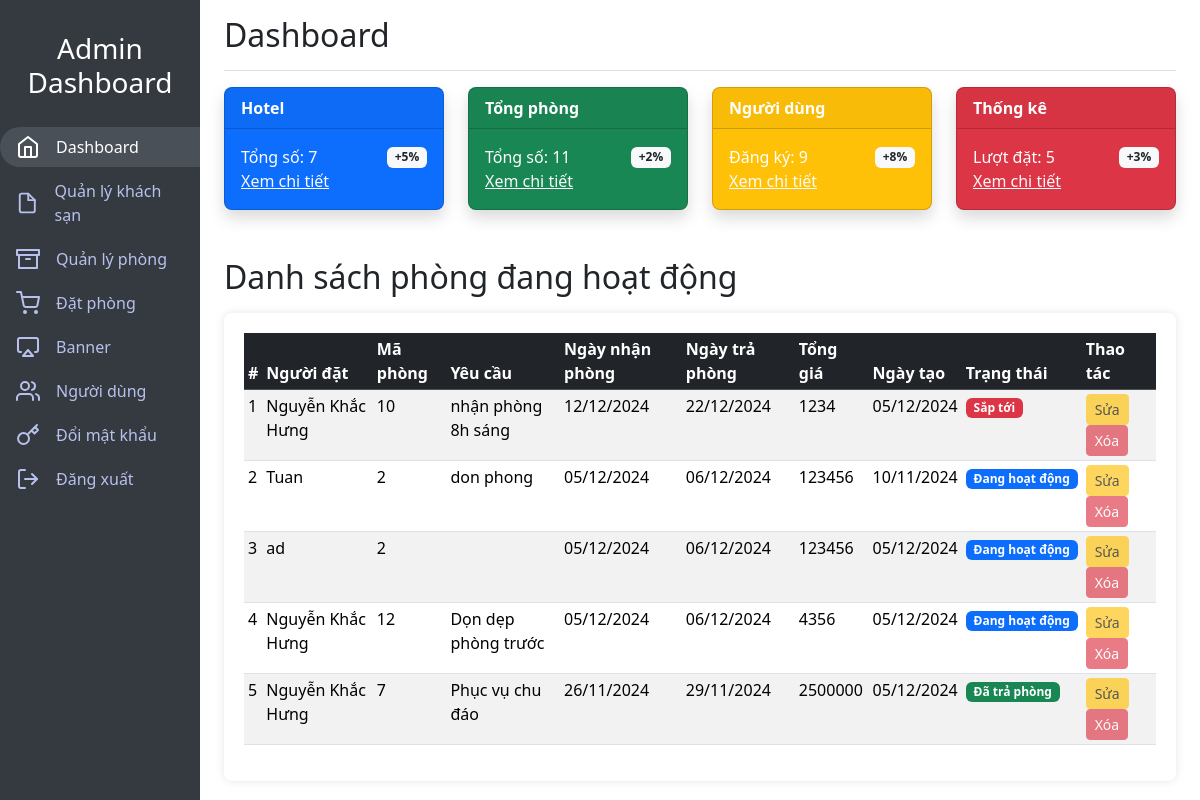
Page /Globery/admin/?page=dashboard (signed in) on the committed database.
### tables this page shows
CREATE TABLE `booking` (
  `id_booking` int(11) NOT NULL,
  `request` varchar(250) NOT NULL,
  `status` varchar(250) NOT NULL,
  `start_date` date NOT NULL,
  `end_date` date NOT NULL,
  `total_price` int(20) NOT NULL,
  `create_at` timestamp NOT NULL DEFAULT current_timestamp() ON UPDATE current_timestamp(),
  `id_customer` int(11) NOT NULL,
  `id_room` int(11) NOT NULL
);

CREATE TABLE `customer` (
  `id_customer` int(11) NOT NULL,
  `name` varchar(250) NOT NULL,
  `password` varchar(250) NOT NULL,
  `email` varchar(250) NOT NULL,
  `tel` int(20) NOT NULL,
  `username` varchar(250) NOT NULL
);

### Globery/admin/index.php (called while the page is built)
<?php
include "./controller/index.php";

### Globery/admin/model/connectdb.php (called while the page is built, shortened)
<?php
class DB
{
    private $dsn = 'mysql:host=localhost;dbname=hotel_management;charset=UTF8';
    private $username = 'root';
    private $password = '';
    private $conn;
    function __construct()
    {
        try {
            $this->conn = new PDO($this->dsn, $this->username, $this->password);
            $this->conn->setAttribute(PDO::ATTR_ERRMODE, PDO::ERRMODE_EXCEPTION);
        } catch (PDOException $e) {
            echo "Connection failed: " . $e->getMessage();
        }
    }
    function query($sql, $params = [])
    {
        $stmt = $this->conn->prepare($sql);
        $stmt->execute($params);
        return $stmt;
    }
    function getAll($sql)
    {
        $stmt = $this->query($sql);
        return $stmt->fetchAll(PDO::FETCH_ASSOC);
    }
}

### Globery/admin/model/admin_db.php (called while the page is built, shortened)
<?php
class Admin
{
    private $conn;
    function __construct()
    {
        $this->conn = new DB;
    }
    function checkDate($start_date,$end_date)
    {
        $start_date = new DateTime( $start_date );
        $end_date = new DateTime( $end_date );
        $current_date = new DateTime();
        if ($current_date < $start_date) {
            return "coming soon";
        } elseif ($current_date >= $start_date && $current_date <= $end_date) {
            return "active";
        } else {
            return "finished";
        }
    }
    function formatDate($datetime)
    {
        $date = new DateTime($datetime);
        $day = $date->format('d');
        $month = $date->format('m');
        $year = $date->format('Y');
        return $day . '/' . $month . '/' . $year;
    }
    function count($name)
    {
        $sql = "select count(*) as cnt from $name";
        return $this->conn->getAll($sql);
    }
    function sortedByTime(){
        $sql = "SELECT *, customer.name, customer.id_customer FROM booking
        join customer on booking.id_customer = customer.id_customer
        ORDER BY
    CASE
        WHEN start_date > CURDATE() THEN 0
        WHEN start_date <= CURDATE() AND end_date >= CURDATE() THEN 1
        ELSE 2
    END,
    start_date DESC";
        return $this->conn->getAll($sql);
    }
}

### Globery/admin/view/dashboard.php (the view, shortened to what this page needs)
<?php
$booking = $admin_db->sortedByTime();
?>
<main class="col-md-9 ms-sm-auto col-lg-10 px-md-4">
    <div
        class="d-flex justify-content-between flex-wrap flex-md-nowrap align-items-center pt-3 pb-2 mb-3 border-bottom">
        <h1 class="h2">Dashboard</h1>
    </div>
    <div class="row mb-4">
        <div class="col-lg-3 col-md-6 mb-4">
            <div class="card bg-primary text-white shadow">
                <div class="card-header">Hotel</div>
                <div class="card-body pb-0">
                    <span>Tổng số: <?php echo ($admin_db->count('hotel')[0]['cnt']); ?></span>
                    <span class="badge bg-light text-dark">+5%</span>
                </div>
                <div class="card-body pt-0">
                    <a href="./?page=hotel" class="px-0 text-light">Xem chi tiết</a>
                </div>
            </div>
        </div>
        <div class="col-lg-3 col-md-6 mb-4">
            <div class="card bg-success text-white shadow">
                <div class="card-header">Tổng phòng</div>
                <div class="card-body pb-0">
                    <span>Tổng số: <?php echo ($admin_db->count('room')[0]['cnt']); ?></span>
                    <span class="badge bg-light text-dark">+2%</span>
                </div>
                <div class="card-body pt-0">
                    <a href="./?page=room" class="px-0 text-light">Xem chi tiết</a>
                </div>
            </div>
        </div>
        <div class="col-lg-3 col-md-6 mb-4">
            <div class="card bg-warning text-white shadow">
                <div class="card-header">Người dùng</div>
                <div class="card-body pb-0">
                    <span>Đăng ký: <?php echo ($admin_db->count('customer')[0]['cnt']); ?></span>
                    <span class="badge bg-light text-dark">+8%</span>
                </div>
                <div class="card-body pt-0">
                    <a href="./?page=users" class="px-0 text-light">Xem chi tiết</a>
                </div>
            </div>
        </div>
        <div class="col-lg-3 col-md-6 mb-4">
            <div class="card bg-danger text-white shadow">
                <div class="card-header">Thống kê</div>
                <div class="card-body pb-0">
                    <span>Lượt đặt: <?php echo ($admin_db->count('booking')[0]['cnt']); ?></span>
                    <span class="badge bg-light text-dark">+3%</span>
                </div>
                <div class="card-body pt-0">
                    <a href="./?page=orders" class="px-0 text-light">Xem chi tiết</a>
                </div>
            </div>
        </div>
    </div>
    <h2 class="mb-3">Danh sách phòng đang hoạt động</h2>
    <div class="table-responsive">
        <table class="table table-striped table-sm">
            <thead class="table-dark">
                <tr>
                    <th>#</th>
                    <th>Người đặt</th>
                    <th>Mã phòng</th>
                    <th>Yêu cầu</th>
                    <th>Ngày nhận phòng</th>
                    <th>Ngày trả phòng</th>
                    <th>Tổng giá</th>
                    <th>Ngày tạo</th>
                    <th>Trạng thái</th>
                    <th>Thao tác</th>
                </tr>
            </thead>
            <tbody id="booking">
                <?php $i = 0; foreach ($booking as $row): ?>
                    <tr>
                        <td><?php echo ++$i ?></td>
                        <td><?php echo $row['name'] ?></td>
                        <td><?php echo $row['id_room'] ?></td>
                        <td><?php echo $row['request'] ?></td>
                        <td><?php echo $admin_db->formatDate($row['start_date']); ?></td>
                        <td><?php echo $admin_db->formatDate($row['end_date']); ?></td>
                        <td><?php echo $row['total_price'] ?></td>
                        <td><?php echo $admin_db->formatDate($row['create_at']); ?></td>
                        <td>
                            <?php if ($admin_db->checkDate($row['start_date'], $row['end_date']) == 'coming soon') { ?>
                                <span class="badge bg-danger">Sắp tới</span>
                            <?php } elseif ($admin_db->checkDate($row['start_date'], $row['end_date']) == 'active') { ?>
                                <span class="badge bg-primary">Đang hoạt động</span>
                            <?php } else { ?>
                                <span class="badge bg-success">Đã trả phòng</span>
                            <?php } ?>
                        </td>
                        <td>
                            <button class="btn btn-sm btn-warning" disabled>Sửa</button>
                            <button class="btn btn-sm btn-danger" disabled>Xóa</button>
                        </td>
                    </tr>
                <?php endforeach; ?>
            </tbody>
        </table>
    </div>
</main>

### Globery/admin/view/block/header.php (style rules this page uses)
.card { border-radius: 8px; overflow: hidden; }
.card-header { font-weight: bold; }
.card-body { display: flex; align-items: center; justify-content: space-between; }
.table-responsive { background-color: white; padding: 20px; border-radius: 8px; box-shadow: 0 0 10px rgba(0, 0, 0, 0.1); }
.card.shadow { box-shadow: 0px 0px 15px rgba(0, 0, 0, 0.2); }

### rows in the picture
booking: id_customer.name "Nguyễn Khắc Hưng", id_room "10", request "nhận phòng 8h sáng", start_date "12/12/2024", end_date "22/12/2024", total_price "1234", create_at "05/12/2024", shows "Sắp tới"
booking: id_customer.name "Tuan", id_room "2", request "don phong", start_date "05/12/2024", end_date "06/12/2024", total_price "123456", create_at "10/11/2024", shows "Đang hoạt động"
booking: id_customer.name "ad", id_room "2", start_date "05/12/2024", end_date "06/12/2024", total_price "123456", create_at "05/12/2024", shows "Đang hoạt động"
booking: id_customer.name "Nguyễn Khắc Hưng", id_room "12", request "Dọn dẹp phòng trước", start_date "05/12/2024", end_date "06/12/2024", total_price "4356", create_at "05/12/2024", shows "Đang hoạt động"
booking: id_customer.name "Nguyễn Khắc Hưng", id_room "7", request "Phục vụ chu đáo", start_date "26/11/2024", end_date "29/11/2024", total_price "2500000", create_at "05/12/2024", shows "Đã trả phòng"

### other values in the picture
$admin_db->count('hotel')[0]['cnt'] "7"
$admin_db->count('room')[0]['cnt'] "11"
$admin_db->count('customer')[0]['cnt'] "9"
$admin_db->count('booking')[0]['cnt'] "5"
